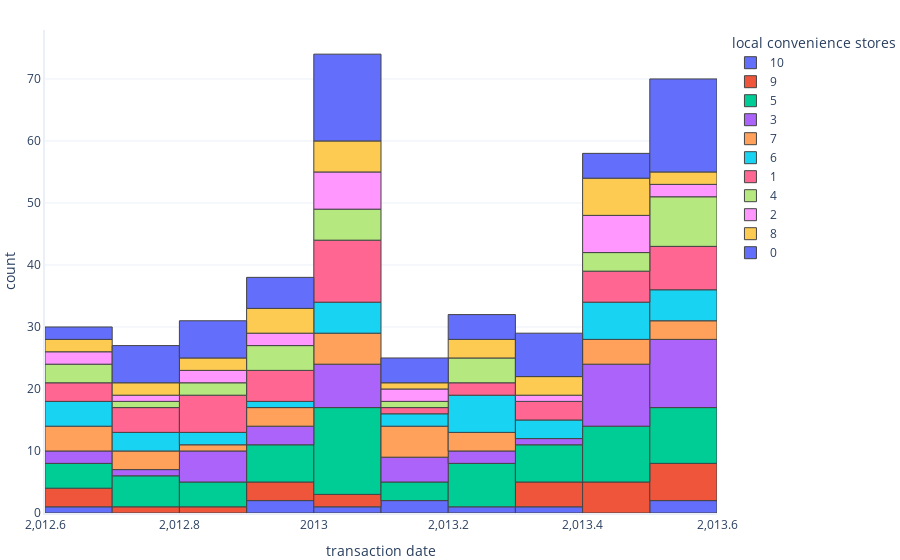

Here is the notebook cell this chart was saved with:
### Code cell
rq.histogram(df=data,label_x='transaction_date',label_colour='local_convenience_stores')

### Figure 1 — Plotly figure (JSON) as saved in the notebook; plotly's stock layout.template omitted (floating-point values rounded to 4 significant figures)
{"data": [{"alignmentgroup": "True", "bingroup": "x", "hovertemplate": "local convenience stores=10<br>transaction date=%{x}<br>count=%{y}<extra></extra>", "legendgroup": "10", "marker": {"color": "#636efa", "pattern": {"shape": ""}}, "name": "10", "offsetgroup": "10", "orientation": "v", "showlegend": true, "type": "histogram", "x": [2013.0, 2013.0, 2013.0, 2014.0, 2013.0, 2013.0, 2013.0, 2013.0, 2014.0, 2013], "xaxis": "x", "yaxis": "y"}, {"alignmentgroup": "True", "bingroup": "x", "hovertemplate": "local convenience stores=9<br>transaction date=%{x}<br>count=%{y}<extra></extra>", "legendgroup": "9", "marker": {"color": "#EF553B", "pattern": {"shape": ""}}, "name": "9", "offsetgroup": "9", "orientation": "v", "showlegend": true, "type": "histogram", "x": [2013.0, 2013.0, 2013.0, 2014.0, 2013.0, 2013.0, 2013.0, 2014.0, 2014.0, 2013.0, 2013.0, 2013.0, 2013.0, 2013.0, 2013.0, 2013.0, 2014.0, 2013.0, 2013.0, 2013.0, 2013.0, 2014.0, 2013.0, 2013.0, 2014.0], "xaxis": "x", "yaxis": "y"}, {"alignmentgroup": "True", "bingroup": "x", "hovertemplate": "local convenience stores=5<br>transaction date=%{x}<br>count=%{y}<extra></extra>", "legendgroup": "5", "marker": {"color": "#00cc96", "pattern": {"shape": ""}}, "name": "5", "offsetgroup": "5", "orientation": "v", "showlegend": true, "type": "histogram", "x": [2014.0, 2014.0, 2013.0, 2013.0, 2013.0, 2013.0, 2013.0, 2013.0, 2013.0, 2013.0, 2013.0, 2013.0, 2014.0, 2013.0, 2013.0, 2013.0, 2013.0, 2013.0, 2014.0, 2013.0, 2014.0, 2013.0, 2013.0, 2013.0, 2013.0, 2013.0, 2013.0, 2014.0, 2013.0, 2013, 2014.0, 2013.0, 2013.0, 2013.0, 2013.0, 2013.0, 2013.0, 2014.0, 2013.0, 2013.0, 2013.0, 2013.0, 2013.0, 2013.0, 2013.0, 2013, 2013, 2013.0, 2013.0, 2013.0, 2013.0, 2013.0, 2013.0, 2013.0, 2013.0, 2013.0, 2013.0, 2013.0, 2013, 2013.0, 2013.0, 2014.0, 2013.0, 2013.0, 2013.0, 2013.0, 2013], "xaxis": "x", "yaxis": "y"}, {"alignmentgroup": "True", "bingroup": "x", "hovertemplate": "local convenience stores=3<br>transaction date=%{x}<br>count=%{y}<extra></extra>", "legendgroup": "3", "marker": {"color": "#ab63fa", "pattern": {"shape": ""}}, "name": "3", "offsetgroup": "3", "orientation": "v", "showlegend": true, "type": "histogram", "x": [2013.0, 2013.0, 2013.0, 2014.0, 2014.0, 2013.0, 2013.0, 2014.0, 2013.0, 2013.0, 2013.0, 2014.0, 2013.0, 2014.0, 2014.0, 2013.0, 2013.0, 2013.0, 2014.0, 2013.0, 2013.0, 2013.0, 2013.0, 2013.0, 2014.0, 2014.0, 2013.0, 2013.0, 2013.0, 2013.0, 2013.0, 2013.0, 2013.0, 2013.0, 2013.0, 2014.0, 2013.0, 2013.0, 2013.0, 2013.0, 2013.0, 2014.0, 2013.0, 2013.0, 2013.0, 2013.0], "xaxis": "x", "yaxis": "y"}, {"alignmentgroup": "True", "bingroup": "x", "hovertemplate": "local convenience stores=7<br>transaction date=%{x}<br>count=%{y}<extra></extra>", "legendgroup": "7", "marker": {"color": "#FFA15A", "pattern": {"shape": ""}}, "name": "7", "offsetgroup": "7", "orientation": "v", "showlegend": true, "type": "histogram", "x": [2013.0, 2013.0, 2013.0, 2013.0, 2013.0, 2013.0, 2013.0, 2013.0, 2013.0, 2014.0, 2013.0, 2013.0, 2013.0, 2013.0, 2013.0, 2013.0, 2013.0, 2014.0, 2013.0, 2013.0, 2013.0, 2013.0, 2013.0, 2013.0, 2013.0, 2013.0, 2014.0, 2013.0, 2013, 2013.0, 2013.0], "xaxis": "x", "yaxis": "y"}, {"alignmentgroup": "True", "bingroup": "x", "hovertemplate": "local convenience stores=6<br>transaction date=%{x}<br>count=%{y}<extra></extra>", "legendgroup": "6", "marker": {"color": "#19d3f3", "pattern": {"shape": ""}}, "name": "6", "offsetgroup": "6", "orientation": "v", "showlegend": true, "type": "histogram", "x": [2013.0, 2013.0, 2013.0, 2013.0, 2013.0, 2014.0, 2013, 2013.0, 2013, 2013.0, 2013.0, 2013.0, 2013.0, 2013.0, 2013.0, 2013.0, 2013.0, 2014.0, 2013.0, 2013.0, 2013.0, 2013.0, 2013.0, 2013.0, 2013.0, 2013.0, 2013.0, 2014.0, 2014.0, 2013.0, 2013.0, 2014.0, 2013.0, 2013.0, 2013.0, 2013.0, 2013.0], "xaxis": "x", "yaxis": "y"}, {"alignmentgroup": "True", "bingroup": "x", "hovertemplate": "local convenience stores=1<br>transaction date=%{x}<br>count=%{y}<extra></extra>", "legendgroup": "1", "marker": {"color": "#FF6692", "pattern": {"shape": ""}}, "name": "1", "offsetgroup": "1", "orientation": "v", "showlegend": true, "type": "histogram", "x": [2014.0, 2013.0, 2013.0, 2013.0, 2013.0, 2013.0, 2013.0, 2013.0, 2014.0, 2014.0, 2013, 2013.0, 2013.0, 2013.0, 2013.0, 2013, 2013.0, 2013.0, 2013.0, 2013.0, 2013.0, 2013, 2013.0, 2013.0, 2013.0, 2013.0, 2013.0, 2013.0, 2013.0, 2013.0, 2013.0, 2013.0, 2013.0, 2014.0, 2013, 2014.0, 2013.0, 2013.0, 2013.0, 2013.0, 2013.0, 2014.0, 2014.0, 2013.0, 2013.0, 2013.0], "xaxis": "x", "yaxis": "y"}, {"alignmentgroup": "True", "bingroup": "x", "hovertemplate": "local convenience stores=4<br>transaction date=%{x}<br>count=%{y}<extra></extra>", "legendgroup": "4", "marker": {"color": "#B6E880", "pattern": {"shape": ""}}, "name": "4", "offsetgroup": "4", "orientation": "v", "showlegend": true, "type": "histogram", "x": [2013.0, 2014.0, 2013, 2014.0, 2014.0, 2013.0, 2014.0, 2014.0, 2013.0, 2014.0, 2013.0, 2013.0, 2013.0, 2013.0, 2013.0, 2014.0, 2013.0, 2013.0, 2013.0, 2013.0, 2013.0, 2013.0, 2013.0, 2013.0, 2013.0, 2013.0, 2013.0, 2014.0, 2013, 2013.0, 2013.0], "xaxis": "x", "yaxis": "y"}, {"alignmentgroup": "True", "bingroup": "x", "hovertemplate": "local convenience stores=2<br>transaction date=%{x}<br>count=%{y}<extra></extra>", "legendgroup": "2", "marker": {"color": "#FF97FF", "pattern": {"shape": ""}}, "name": "2", "offsetgroup": "2", "orientation": "v", "showlegend": true, "type": "histogram", "x": [2014.0, 2013.0, 2013.0, 2013.0, 2013.0, 2013.0, 2013.0, 2013.0, 2013, 2013.0, 2013.0, 2013.0, 2013.0, 2014.0, 2013.0, 2013.0, 2013.0, 2013.0, 2013.0, 2013, 2013.0, 2013.0, 2013.0, 2013.0], "xaxis": "x", "yaxis": "y"}, {"alignmentgroup": "True", "bingroup": "x", "hovertemplate": "local convenience stores=8<br>transaction date=%{x}<br>count=%{y}<extra></extra>", "legendgroup": "8", "marker": {"color": "#FECB52", "pattern": {"shape": ""}}, "name": "8", "offsetgroup": "8", "orientation": "v", "showlegend": true, "type": "histogram", "x": [2013.0, 2013.0, 2013.0, 2013.0, 2014.0, 2013.0, 2013.0, 2013.0, 2013.0, 2013.0, 2013.0, 2013.0, 2013.0, 2013.0, 2013.0, 2014.0, 2013.0, 2013.0, 2013.0, 2013.0, 2013.0, 2013.0, 2013.0, 2013.0, 2013.0, 2013, 2013.0, 2013.0, 2013.0, 2013.0], "xaxis": "x", "yaxis": "y"}, {"alignmentgroup": "True", "bingroup": "x", "hovertemplate": "local convenience stores=0<br>transaction date=%{x}<br>count=%{y}<extra></extra>", "legendgroup": "0", "marker": {"color": "#636efa", "pattern": {"shape": ""}}, "name": "0", "offsetgroup": "0", "orientation": "v", "showlegend": true, "type": "histogram", "x": [2014.0, 2014.0, 2013, 2014.0, 2013.0, 2013.0, 2013.0, 2013.0, 2014.0, 2013.0, 2014.0, 2013.0, 2013.0, 2013, 2013.0, 2013.0, 2013.0, 2013.0, 2014.0, 2014.0, 2013.0, 2014.0, 2013.0, 2013.0, 2013.0, 2013.0, 2013.0, 2014.0, 2013.0, 2013, 2013.0, 2014.0, 2013.0, 2013.0, 2013.0, 2013, 2013.0, 2014.0, 2013.0, 2013.0, 2013.0, 2014.0, 2013.0, 2013, 2013.0, 2013.0, 2013, 2013.0, 2013.0, 2013.0, 2014.0, 2013.0, 2013.0, 2013.0, 2013, 2013.0, 2013.0, 2013.0, 2014.0, 2013.0, 2014.0, 2013.0, 2013, 2013.0, 2013.0, 2013, 2013], "xaxis": "x", "yaxis": "y"}], "layout": {"barmode": "relative", "legend": {"title": {"text": "local convenience stores"}, "tracegroupgap": 0}, "xaxis": {"anchor": "y", "domain": [0, 1], "title": {"text": "transaction date"}}, "yaxis": {"anchor": "x", "domain": [0, 1], "title": {"text": "count"}}}}
